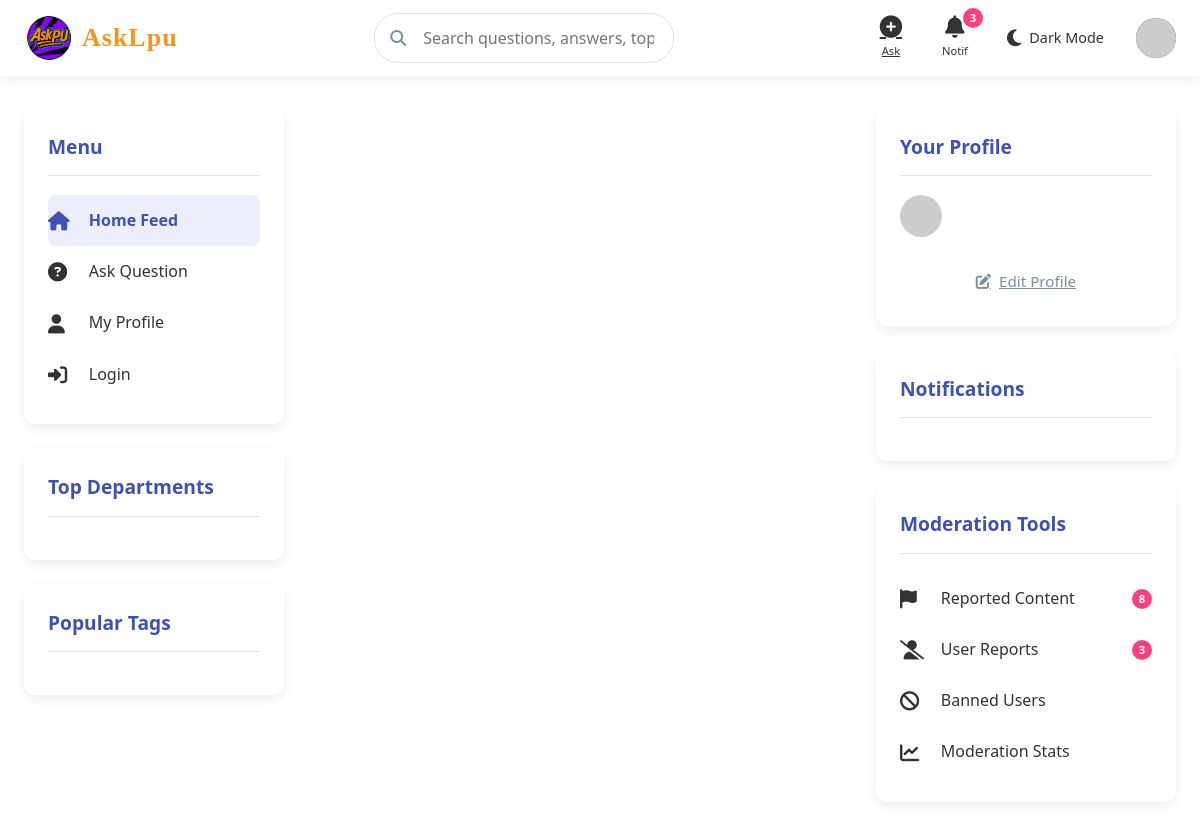
Before: / with the older database file.
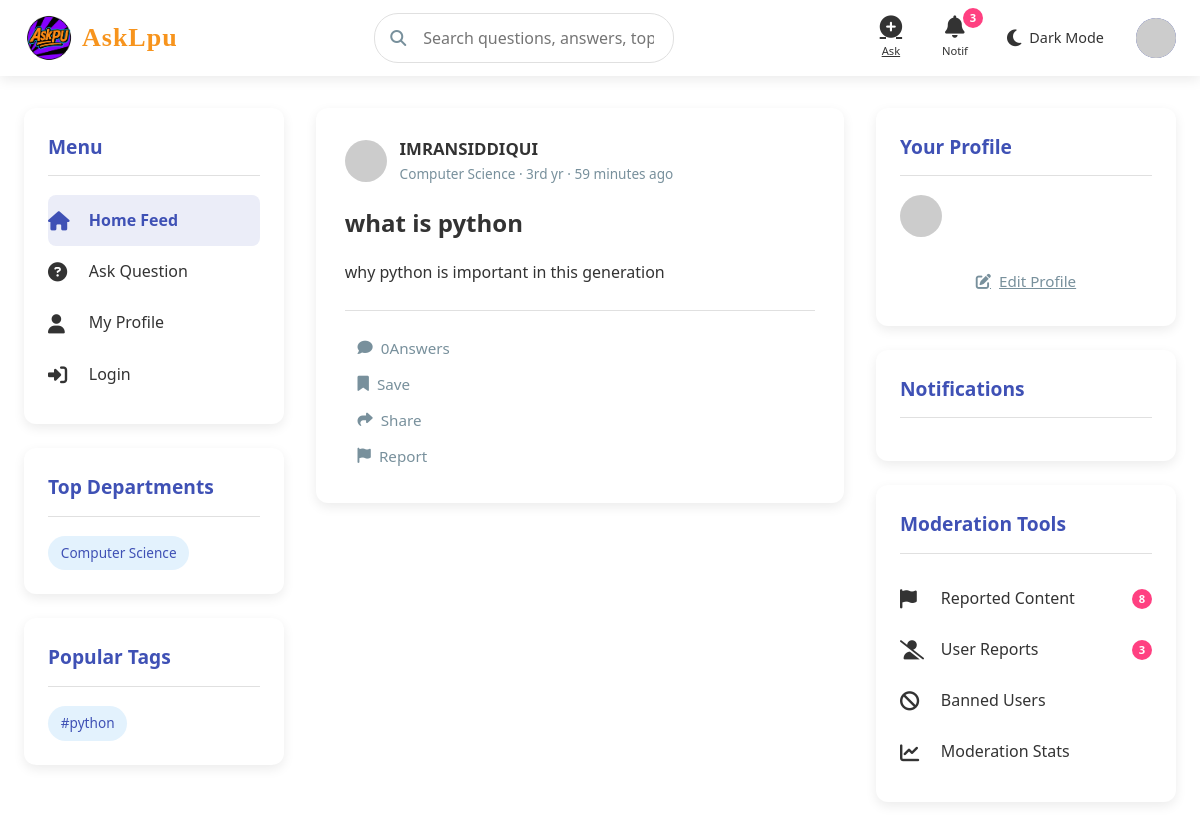
After: the same page with the newer database file.
### app.py (models this page shows)
class Question(db.Model):
    id = db.Column(db.Integer, primary_key=True)
    title = db.Column(db.String(200), nullable=False)
    description = db.Column(db.Text, nullable=False)
    tags = db.Column(db.String(200), nullable=True)
    user_id = db.Column(db.Integer, db.ForeignKey('user.id'), nullable=False)
    created_at = db.Column(db.DateTime, default=datetime.utcnow)
    department = db.Column(db.String(50), nullable=True)
    subject = db.Column(db.String(50), nullable=True)
    image = db.Column(db.String(200), nullable=True)
    answers = db.relationship('Answer', backref='question', lazy=True)

class User(db.Model):
    id = db.Column(db.Integer, primary_key=True)#use
    first_name=db.Column(db.String(90),unique=False, nullable=False)
    last_name=db.Column(db.String(90),unique=False, nullable=False)
    full_name=db.Column(db.String(90),unique=True, nullable=True)#use
    username = db.Column(db.String(80), unique=True, nullable=False)#use
    email = db.Column(db.String(120), unique=True, nullable=False)#use
    c_id = db.Column(db.String(200), nullable=False)#use
    password = db.Column(db.String(200), nullable=False)#use
    role = db.Column(db.String(20), default='student',nullable=True)#use
    department = db.Column(db.String(50), nullable=True)#use
    year = db.Column(db.String(90), nullable=True)#use
    questions = db.relationship('Question', backref='author', lazy=True)
    bio = db.Column(db.Text, nullable=True)#use
    interest= db.Column(db.String(200), nullable=True)
    skiils=db.Column(db.String(200), nullable=True)
    location=db.Column(db.String(200), nullable=True)
    created_at = db.Column(db.DateTime, default=datetime.utcnow)
    questions = db.relationship('Question', backref='author', lazy=True)
    answers = db.relationship('Answer', backref='author', lazy=True)
    image = db.Column(db.String(300), nullable=True)
    otp=db.Column(db.Integer)#use
    achievement=db.Column(db.String(200), nullable=True)
    course=db.Column(db.String(200), nullable=True)
    verify= db.Column(db.Boolean, default=False)
    voted_on = db.relationship(
        'Answer',
        secondary=votes_association,
        back_populates='voters'
    )

### app.py (the view)
@app.route('/')
def home():
    question = Question.query.order_by(desc(Question.created_at)).all()
    question_list = Question.query.order_by(desc(Question.created_at)).all()
    all_tags = []
    for q in question_list:
        if q.tags:
            tags = [tag.strip() for tag in q.tags.split(',') if tag.strip()]
            all_tags.extend(tags)
    tag_counter = Counter(all_tags)
    top_tags = [tag for tag, count in tag_counter.most_common(10)]
    departments = db.session.query(Question.department).distinct().all()
    department_tags = [dept[0] for dept in departments if dept[0]]
    return render_template('home.html',questions=question,top_tags=top_tags,
                               department_tags=department_tags,
                               )

### app.py (called while the page is built)
@app.template_filter('time_ago')
def time_ago(date):
    now = datetime.utcnow()
    diff = now - date
    periods = [
        ('year', 60*60*24*365),
        ('month', 60*60*24*30),
        ('day', 60*60*24),
        ('hour', 60*60),
        ('minute', 60),
        ('second', 1)
    ]
    for period, seconds in periods:
        value = diff.total_seconds() / seconds
        if value >= 1:
            value = int(value)
            return f"{value} {period}{'s' if value != 1 else ''} ago"
    return "just now"

### templates/home.html (shortened to what this page needs)
<!DOCTYPE html>
<html lang="en">
<head>
    <link rel="stylesheet" href="https://cdnjs.cloudflare.com/ajax/libs/font-awesome/6.4.0/css/all.min.css">
    <link rel="stylesheet" href="{{url_for ('static',filename='css/styles.css')}}">
</head>
<body>
    <header>
        <div class="header-container">
           <a href="{{ url_for('index') }}" class="logo">
<img src="{{ url_for('static', filename='uploads/logo.png') }}"
     alt="Logo"
     style="height: 50px; width: auto; max-width: 100%; object-fit: contain;">
<span class="logo-text">AskLpu</span>
            </a>
<form method="GET" action="{{ url_for('search') }}">
    <div class="search-container">
        <i class="fas fa-search search-icon"></i>
        <input type="text" class="search-bar" name="query" placeholder="Search questions, answers, topics...">
    </div>
</form>
            <div class="nav-icons">
                <a href="{{url_for('login')}}" class="nav-icon" id="ask-btn">
                    <i class="fas fa-plus-circle"></i>
                    <span>Ask</span>
                </a>
                <div class="nav-icon" id="notifications-btn">
                    <i class="fas fa-bell"></i>
                    <span>Notif</span>
                    <div class="notification-badge">3</div>
                </div>
                <div class="theme-toggle" id="theme-toggle">
                    <i class="fas fa-moon toggle-icon" id="theme-icon"></i>
                    <span class="toggle-text">Dark Mode</span>
                </div>
                <a href="{{url_for('login')}}" class="user-avatar" id="profile-btn">
  <img src="https://api.dicebear.com/6.x/avataaars/svg?seed=default" alt="Avatar">
                </a>
            </div>
        </div>
    </header>
    <div class="main-container">
        <div class="sidebar">
            <div class="sidebar-card">
                <h3 class="sidebar-title">Menu</h3>
                <a href="{{ url_for('login') }}" class="menu-item active-menu">
                    <i class="fas fa-home"></i>
                    <span>Home Feed</span>
                </a>
                <a href="{{url_for('login')}}" class="menu-item">
                    <i class="fas fa-question-circle"></i>
                    <span>Ask Question</span>
                </a>
                <a href="{{url_for('login')}}" class="menu-item">
                    <i class="fas fa-user"></i>
                    <span>My Profile</span>
                </a>
                <a href="{{url_for('login')}}" class="menu-item">
                    <i class="fas fa-sign-in-alt"></i>
                    <span>Login</span>
                </a>
            </div>
            <div class="sidebar-card">
                <h3 class="sidebar-title">Top Departments</h3>
<div class="tag-list">
    {% for dept in department_tags %}
    <div class="tag">{{ dept }}</div>
    {% endfor %}
</div>
            </div>
            <div class="sidebar-card">
                <h3 class="sidebar-title">Popular Tags</h3>
<div class="tag-list">
    {% for tag in top_tags %}
    <div class="tag">#{{ tag }}</div>
    {% endfor %}
</div>
            </div>
        </div>
        <div class="main-content">
{% for question in questions %}
            <div class="content-card slide-in">
                <div class="card-header">
                    <div class="user-info">
                        {% if question.author.image %}
  <img src="{{ url_for('static', filename='uploads/' + question.author.image) }}" alt="Avatar">
{% else %}
  <img src="https://api.dicebear.com/6.x/avataaars/svg?seed={{ question.author.username }}" alt="Default Avatar">
{% endif %}
                        <div class="user-details">
                            <div class="user-name">{{ question.author.full_name }}</div>
                            <div class="user-meta">{{question.author.department}} · {{question.author.year}} yr · {{ question.created_at|time_ago }}</div>
                        </div>
                    </div>
                </div>
                <h2 class="question-title">{{ question.title }}</h2>
                <div class="question-content">
                    {{ question.description|truncate(200) }}
                </div>
                <div class="question-footer">
                    <div class="action-buttons">
                        <button class="action-button">
                            <i class="fas fa-comment"></i>
                            <span>{{question.answers|length}}Answers</span>
                        </button>
                        <button class="action-button">
                            <i class="fas fa-bookmark"></i>
                            <span>Save</span>
                        </button>
                        <button class="action-button">
                            <i class="fas fa-share"></i>
                            <span>Share</span>
                        </button>
                        <button class="action-button">
                            <i class="fas fa-flag"></i>
                            <span>Report</span>
                        </button>
                    </div>
                </div>
            </div>
             {% endfor %}
        </div>
        <div class="right-sidebar">
            <div class="sidebar-card">
                <h3 class="sidebar-title">Your Profile</h3>
                <div class="user-info" style="margin-bottom: 1.5rem;">
  <img src="https://api.dicebear.com/6.x/avataaars/svg?seed=default" alt="Avatar">
                </div>
                <a href="{{url_for('login')}}" class="action-button" style="width: 100%; justify-content: center;">
                    <i class="fas fa-edit"></i>
                    <span>Edit Profile</span>
                </a>
            </div>
            <div class="sidebar-card">
                <h3 class="sidebar-title">Notifications</h3>
            </div>
            <div class="sidebar-card">
                <h3 class="sidebar-title">Moderation Tools</h3>
                <a href="#" class="menu-item">
                    <i class="fas fa-flag"></i>
                    <span>Reported Content</span>
                    <div class="notification-badge" style="position: static; margin-left: auto;">8</div>
                </a>
                <a href="#" class="menu-item">
                    <i class="fas fa-user-slash"></i>
                    <span>User Reports</span>
                    <div class="notification-badge" style="position: static; margin-left: auto;">3</div>
                </a>
                <a href="#" class="menu-item">
                    <i class="fas fa-ban"></i>
                    <span>Banned Users</span>
                </a>
                <a href="#" class="menu-item">
                    <i class="fas fa-chart-line"></i>
                    <span>Moderation Stats</span>
                </a>
            </div>
        </div>
    </div>
</body>
</html>

Changed rows visible on the page:
added Question: tags "python", author.full_name "IMRANSIDDIQUI", author.department "Computer Science", author.year "3rd", created_at "59 minutes ago", title "what is python", description "why python is important in this generation", answers|length "0"
Other visible differences:
new list line: "Computer Science"
